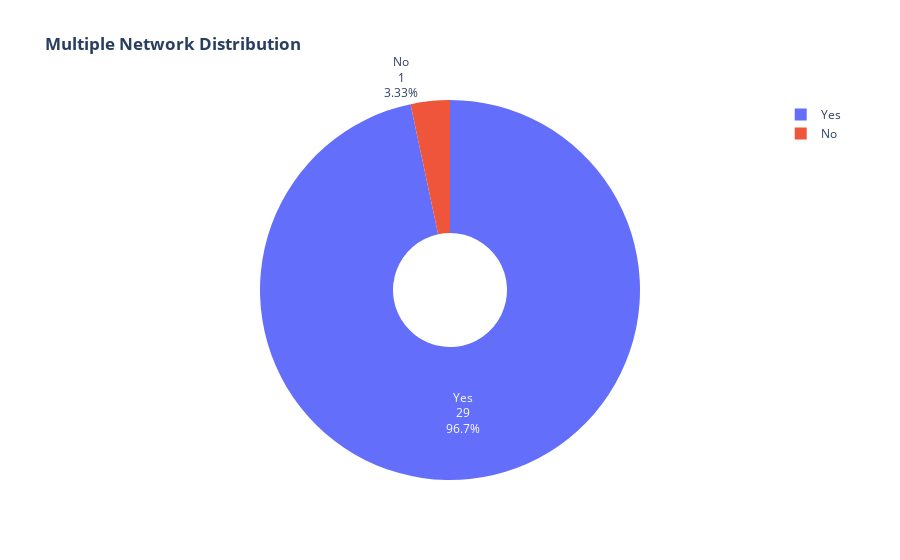

Notebook cell for this chart:
### Code cell
labels = data['Multiple_Networks'].unique()
values = data['Multiple_Networks'].value_counts()

fig = go.Figure(data=[go.Pie(labels=labels, values=values, hole=.3, textinfo='label+percent+value')])

fig.update_layout(title_text="<b>Multiple Network Distribution</b>")

fig.show()

### Figure 1 — Plotly figure (JSON) as saved in the notebook; plotly's stock layout.template omitted (floating-point values rounded to 4 significant figures)
{"data": [{"hole": 0.3, "labels": ["Yes", "No"], "textinfo": "label+percent+value", "type": "pie", "values": [29, 1]}], "layout": {"title": {"text": "<b>Multiple Network Distribution</b>"}}}
